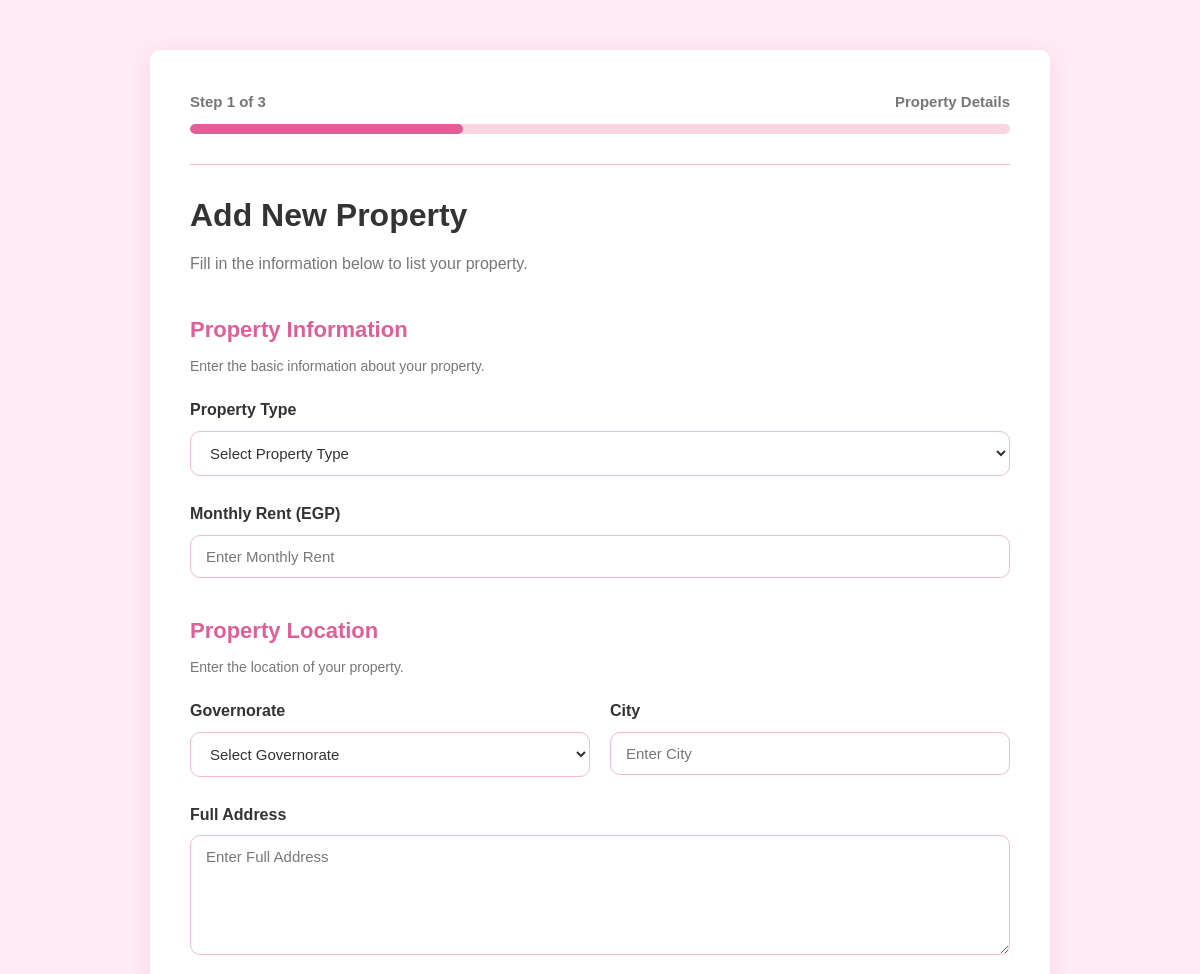
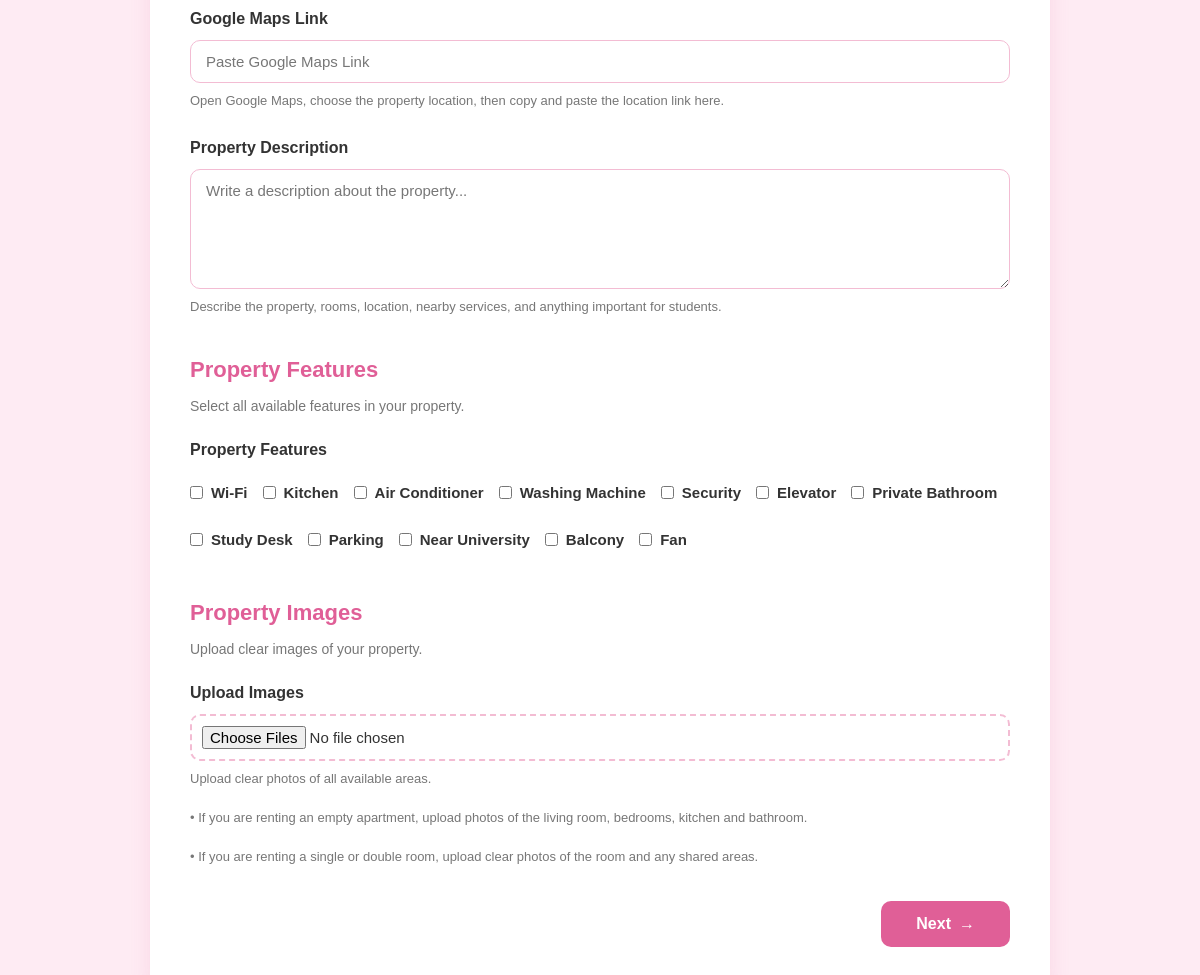
/form/property-details.php, run on the app's committed database (2 pictures, top to bottom).
### tables this page shows
CREATE TABLE `facilities` (
  `id` int(11) NOT NULL,
  `name` varchar(100) NOT NULL
);

### form/property-details.php (the view, shortened to what this page needs)
<?php
require_once "../db.php";
$property = [];
$features = [];
$featuresQuery = mysqli_query(
    $connect,
    "SELECT * FROM facilities"
);
while ($row = mysqli_fetch_assoc($featuresQuery)) {
    $features[] = $row;
}
$selectedFeatures = [];
?>
<!DOCTYPE html>
<html lang="en">
<head>
    <link rel="stylesheet"
        href="../css/malaz.css">
</head>
<body>
    <div class="container">
        <div class="form-box">
            <form
                action="save-property-details.php"
                method="POST"
                enctype="multipart/form-data">
                <div class="progress-container">
                    <div class="progress-text">
                        <span>Step 1 of 3</span>
                        <span>Property Details</span>
                    </div>
                    <div class="progress-bar">
                        <div class="progress progress-step1"></div>
                    </div>
                </div>
                <hr class="divider">
                <h1>Add New Property</h1>
                <p>
                    Fill in the information below to list your property.
                </p>
                <div class="section-title">
                    <h2>Property Information</h2>
                    <p>
                        Enter the basic information about your property.
                    </p>
                </div>
                <div class="input-group">
                    <label for="propertyType">
                        Property Type
                    </label>
                    <select
                        id="propertyType"
                        name="propertyType"
                        required>
                        <option
                            value=""
                            disabled
                            <?php echo empty($property['category_id']) ? "selected" : ""; ?>>
                            Select Property Type
                        </option>
                    </select>
                </div>
                <div class="input-group">
                    <label for="monthlyRent">
                        Monthly Rent (EGP)
                    </label>
                    <input
                        type="number"
                        id="monthlyRent"
                        name="monthlyRent"
                        placeholder="Enter Monthly Rent"
                        min="500"
                        value="<?php echo htmlspecialchars($property['price'] ?? ''); ?>"
                        required>
                </div>
                <div class="section-title">
                    <h2>Property Location</h2>
                    <p>
                        Enter the location of your property.
                    </p>
                </div>
                <div class="row">
                    <div class="input-group">
                        <label for="governorate">
                            Governorate
                        </label>
                        <select
                            id="governorate"
                            name="governorate"
                            required>
                            <option
                                value=""
                                disabled
                                <?php echo empty($property['governorate']) ? "selected" : ""; ?>>
                                Select Governorate
                            </option>
                        </select>
                    </div>
                    <div class="input-group">
                        <label for="city">
                            City
                        </label>
                        <input
                            type="text"
                            id="city"
                            name="city"
                            placeholder="Enter City"
                            value="<?php echo htmlspecialchars($property['city'] ?? ''); ?>"
                            required>
                    </div>
                </div>
                <div class="input-group">
                    <label for="address">
                        Full Address
                    </label>
                    <textarea
                        id="address"
                        name="address"
                        rows="3"
                        placeholder="Enter Full Address"
                        required><?php echo htmlspecialchars($property['address'] ?? ''); ?></textarea>
                </div>
                <div class="input-group">
                    <label for="googleMap">
                        Google Maps Link
                    </label>
                    <input
                        type="url"
                        id="googleMap"
                        name="googleMap"
                        placeholder="Paste Google Maps Link"
                        value="<?php echo htmlspecialchars($property['location_link'] ?? ''); ?>"
                        required>
                    <small class="note">
                        Open Google Maps, choose the property location, then copy and paste the location link here.
                    </small>
                </div>
<div class="input-group">
    <label for="description">
        Property Description
    </label>
    <textarea
        id="description"
        name="description"
        rows="5"
        placeholder="Write a description about the property..."
        required><?php echo htmlspecialchars($property['description'] ?? ''); ?></textarea>
    <small class="note">
        Describe the property, rooms, location, nearby services, and anything important for students.
    </small>
</div>
                <div class="section-title">
                    <h2>Property Features</h2>
                    <p>
                        Select all available features in your property.
                    </p>
                </div>
                <div class="input-group">
                    <label>
                        Property Features
                    </label>
                    <div class="checkbox-group">
                        <?php
                        foreach ($features as $feature) {
                        ?>
                            <label class="checkbox-item">
                                <input
                                    type="checkbox"
                                    name="features[]"
                                    value="<?php echo $feature['id']; ?>"
                                    <?php
                                    if (in_array($feature['id'], $selectedFeatures)) {
                                        echo "checked";
                                    }
                                    ?>>
                                <?php echo htmlspecialchars($feature['name']); ?>
                            </label>
                        <?php
                        }
                        ?>
                    </div>
                </div>
                <div class="section-title">
                    <h2>Property Images</h2>
                    <p>
                        Upload clear images of your property.
                    </p>
                </div>
                <div class="input-group">
                    <label for="propertyImages">
                        Upload Images
                    </label>
                    <input
                        type="file"
                        id="propertyImages"
                        name="propertyImages[]"
                        accept="image/*"
                        multiple
                        <?php
                        $imageQuery = [];
                        if (empty($imageQuery)) {
                            echo "required";
                        }
                        ?>>
                    <small class="note">
                        Upload clear photos of all available areas.
                        <br><br>
                        • If you are renting an empty apartment, upload photos of the living room, bedrooms, kitchen and bathroom.
                        <br><br>
                        • If you are renting a single or double room, upload clear photos of the room and any shared areas.
                    </small>
                </div>
                <div class="button-group first-page-buttons">
                    <button
                        type="submit"
                        class="next-btn">
                        Next <span>→</span>
                    </button>
                </div>
            </form>
        </div>
    </div>
</body>
</html>

### css/malaz.css (style rules this page uses)
:root { --primary-color: #E05F97; --secondary-color: #d793af; --background-color: #FEEBF3; --card-background: #FFFFFF; --text-color: #333333; --light-text-color: #777777; --border-color: #F3BCD3; --progress-background: #F8D6E4; --button-text-color: #FFFFFF; --shadow: 0 5px 20px rgba(224, 95, 151, .15); --focus-shadow: 0 0 6px rgba(224, 95, 151, .35); --border-radius: 10px; --transition: .3s; }
* { margin: 0; padding: 0; box-sizing: border-box; }
body { font-family: Arial, Helvetica, sans-serif; background: var(--background-color); color: var(--text-color); line-height: 1.6; }
.container { width: 90%; max-width: 900px; margin: 50px auto; }
.form-box { background: var(--card-background); padding: 40px; border-radius: var(--border-radius); box-shadow: var(--shadow); }
.form-box h1 { font-size: 32px; color: var(--text-color); margin-bottom: 10px; }
.form-box p { color: var(--light-text-color); margin-bottom: 30px; }
.progress-container { margin-bottom: 30px; }
.progress-text { display: flex; justify-content: space-between; align-items: center; margin-bottom: 10px; font-size: 15px; font-weight: 600; color: var(--light-text-color); }
.progress-bar { width: 100%; height: 10px; background: var(--progress-background); border-radius: 20px; overflow: hidden; }
.progress { height: 100%; background: var(--primary-color); border-radius: 20px; transition: var(--transition); }
.progress-step1 { width: 33.33%; }
.divider { border: none; border-top: 1px solid var(--border-color); margin: 25px 0; }
.section-title { margin: 35px 0 20px; }
.section-title h2 { font-size: 22px; color: var(--primary-color); margin-bottom: 8px; }
.section-title p { font-size: 14px; color: var(--light-text-color); margin-bottom: 0; }
.input-group { display: flex; flex-direction: column; margin-bottom: 25px; }
.input-group label { font-size: 16px; font-weight: 600; color: var(--text-color); margin-bottom: 8px; }
.input-group input, .input-group select, .input-group textarea { width: 100%; padding: 12px 15px; font-size: 15px; color: var(--text-color); background: var(--card-background); border: 1px solid var(--border-color); border-radius: var(--border-radius); outline: none; transition: var(--transition); }
.input-group textarea { resize: vertical; min-height: 120px; font-family: Arial, Helvetica, sans-serif; }
::placeholder { color: var(--light-text-color); }
.row { display: flex; gap: 20px; }
.row .input-group { flex: 1; }
.note { display: block; margin-top: 8px; font-size: 13px; color: var(--light-text-color); line-height: 1.5; }
.input-group input[type="file"] { padding: 10px; background: var(--card-background); border: 2px dashed var(--border-color); cursor: pointer; }
.button-group { display: flex; justify-content: space-between; align-items: center; gap: 15px; margin-top: 35px; }
.back-btn, .next-btn { display: flex; align-items: center; justify-content: center; gap: 8px; border: none; padding: 14px 35px; font-size: 16px; font-weight: 600; border-radius: var(--border-radius); cursor: pointer; transition: var(--transition); text-decoration: none; }
.next-btn { background: var(--primary-color); color: var(--button-text-color); }
.next-btn span, .back-btn span { display: inline-block; transition: var(--transition); }
.checkbox-group { display: flex; flex-wrap: wrap; gap: 15px; margin-top: 10px; }
.checkbox-group label { display: flex; align-items: center; gap: 8px; cursor: pointer; font-size: 15px; }
.checkbox-group input { width: auto; }
.first-page-buttons { justify-content: flex-end; }

### data on the page
facilities: name "Wi-Fi"
facilities: name "Kitchen"
facilities: name "Air Conditioner"
facilities: name "Washing Machine"
facilities: name "Security"
facilities: name "Elevator"
facilities: name "Private Bathroom"
facilities: name "Study Desk"
facilities: name "Parking"
facilities: name "Near University"
facilities: name "Balcony"
facilities: name "Fan"
